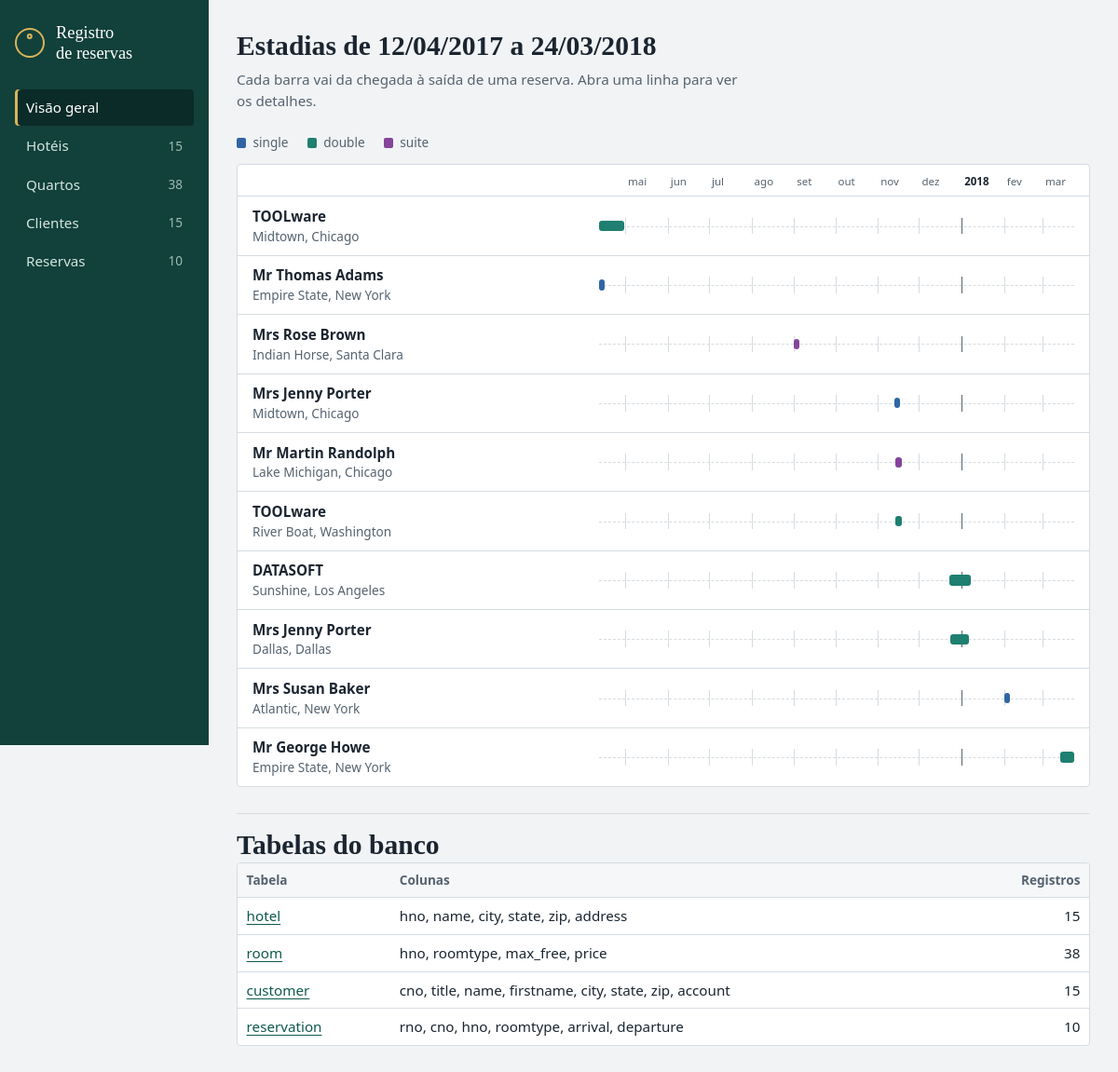
The page / on the database its author committed.
### tables this page shows
CREATE TABLE reservation (
    rno       INTEGER PRIMARY KEY,
    cno       INTEGER NOT NULL,
    hno       INTEGER NOT NULL,
    roomtype  TEXT    NOT NULL,
    arrival   TEXT    NOT NULL,           -- formato ISO: AAAA-MM-DD
    departure TEXT    NOT NULL,
    CHECK (departure > arrival),
    FOREIGN KEY (cno) REFERENCES customer (cno),
    FOREIGN KEY (hno, roomtype) REFERENCES room (hno, roomtype)
);

CREATE TABLE hotel (
    hno     INTEGER PRIMARY KEY,
    name    TEXT NOT NULL,
    city    TEXT NOT NULL,
    state   TEXT NOT NULL,
    zip     TEXT,
    address TEXT
);

### app.py (the view)
@app.route("/")
def index():
    eixo = eixo_do_tempo()
    reservas = posicionar(consultar("SELECT * FROM v_reserva ORDER BY arrival, rno"), eixo)
    colunas = {
        tabela: [c["name"] for c in consultar(f"PRAGMA table_info({tabela})")]
        for _, _, _, tabela in TABELAS
    }
    return render_template("index.html", eixo=eixo, reservas=reservas, colunas=colunas)

### app.py (called while the page is built)
def get_db():
    if "db" not in g:
        g.db = sqlite3.connect(DB_PATH)
        g.db.row_factory = sqlite3.Row  # acesso as colunas pelo nome
    return g.db

@app.teardown_appcontext
def fechar_db(_erro=None):
    db = g.pop("db", None)
    if db is not None:
        db.close()

def consultar(sql, params=(), um=False):
    cursor = get_db().execute(sql, params)
    return cursor.fetchone() if um else cursor.fetchall()

def contar(tabela):
    return consultar(f"SELECT COUNT(*) AS n FROM {tabela}", um=True)["n"]

@app.template_filter("data_br")
def data_br(valor):
    if valor is None:
        return "—"
    if isinstance(valor, str):
        valor = date.fromisoformat(valor)
    return valor.strftime("%d/%m/%Y")

@app.context_processor
def injetar_menu():
    return {
        "tabelas": [
            {"endpoint": ep, "secao": secao, "rotulo": rotulo, "tabela": tabela,
             "total": contar(tabela)}
            for ep, secao, rotulo, tabela in TABELAS
        ]
    }

def posicionar(linhas, eixo):
    saida = []
    for linha in linhas:
        d = dict(linha)
        chegada = date.fromisoformat(d["arrival"])
        saida_dia = date.fromisoformat(d["departure"])
        esq = (chegada - eixo["ini"]).days / eixo["dias"] * 100
        larg = (saida_dia - chegada).days / eixo["dias"] * 100
        d["esq"] = round(esq, 2)
        d["larg"] = round(min(max(larg, 1.2), 100 - esq), 2)
        saida.append(d)
    return saida

### templates/index.html (shortened to what this page needs)
{% extends "base.html" %}
{% import "macros.html" as m %}
{% set secao = "index" %}
{% block conteudo %}
<header class="cabecalho">
    <h1>Estadias de {{ eixo.ini|data_br }} a {{ eixo.fim|data_br }}</h1>
    <p class="sub">Cada barra vai da chegada à saída de uma reserva. Abra uma linha para ver os detalhes.</p>
</header>
{{ m.legenda() }}
<div class="agenda">
    <div class="agenda-eixo">
        {{ m.escala(eixo) }}
    </div>
    {% for r in reservas %}
    <a class="agenda-linha" href="{{ url_for('detalhe_reserva', rno=r.rno) }}">
        <span class="agenda-quem">
            <strong>{{ r.cliente }}</strong>
            <span>{{ r.hotel }}, {{ r.hotel_city }}</span>
        </span>
        {{ m.trilho(r, eixo) }}
    </a>
    {% endfor %}
</div>
<section class="bloco">
    <h1>Tabelas do banco</h1>
    <div class="tabela-rolavel">
        <table>
            <thead>
                <tr><th>Tabela</th><th>Colunas</th><th class="num">Registros</th></tr>
            </thead>
            <tbody>
                {% for t in tabelas %}
                <tr>
                    <td><a href="{{ url_for(t.endpoint) }}">{{ t.tabela }}</a></td>
                    <td class="quebra">{{ colunas[t.tabela]|join(", ") }}</td>
                    <td class="num">{{ t.total }}</td>
                </tr>
                {% endfor %}
            </tbody>
        </table>
    </div>
</section>
{% endblock %}

### templates/base.html (shortened to what this page needs)
<!DOCTYPE html>
<html lang="pt-br">
<head>
    <link rel="stylesheet" href="{{ url_for('static', filename='style.css') }}">
</head>
<body>
<div class="app">
    <aside class="lateral">
        <a class="marca" href="{{ url_for('index') }}">
            <span class="marca-chave" aria-hidden="true"></span>
            <span>Registro<br>de reservas</span>
        </a>
        <nav aria-label="Seções">
            <a href="{{ url_for('index') }}"{% if secao == 'index' %} class="ativo" aria-current="page"{% endif %}>Visão geral</a>
            {% for t in tabelas %}
            <a href="{{ url_for(t.endpoint) }}"{% if secao == t.secao %} class="ativo" aria-current="page"{% endif %}>
                <span>{{ t.rotulo }}</span>
                <span class="contagem">{{ t.total }}</span>
            </a>
            {% endfor %}
        </nav>
    </aside>
    <main class="principal">
        {% block conteudo %}{% endblock %}
    </main>
</div>
</body>
</html>

### templates/macros.html (shortened to what this page needs)
{% macro tipo(roomtype) -%}
<span class="etiqueta" data-tipo="{{ roomtype }}">{{ roomtype }}</span>
{%- endmacro %}
{% macro legenda() -%}
<p class="legenda">
    {{ tipo('single') }}
    {{ tipo('double') }}
    {{ tipo('suite') }}
</p>
{%- endmacro %}
{% macro escala(eixo) -%}
<div class="escala" aria-hidden="true">
    {% for mk in eixo.marcas %}
    <span{% if mk.ano %} class="ano"{% endif %} style="left: {{ mk.pos }}%">{{ mk.rotulo }}</span>
    {% endfor %}
</div>
{%- endmacro %}
{% macro trilho(r, eixo) -%}
<div class="trilho" role="img"
     aria-label="De {{ r.arrival|data_br }} a {{ r.departure|data_br }}, {{ r.noites }} {{ 'noite' if r.noites == 1 else 'noites' }}">
    <span class="barra" data-tipo="{{ r.roomtype }}" style="left: {{ r.esq }}%; width: {{ r.larg }}%"></span>
</div>
{%- endmacro %}

### rows shown on the page
reservation: cliente "TOOLware", hotel "Midtown", hotel_city "Chicago", {{ r.larg }} 5.2 (drawn)
reservation: cliente "Mr Thomas Adams", hotel "Empire State", hotel_city "New York", {{ r.larg }} 1.2 (drawn)
reservation: cliente "Mrs Rose Brown", hotel "Indian Horse", hotel_city "Santa Clara", {{ r.larg }} 1.2 (drawn)
reservation: cliente "Mrs Jenny Porter", hotel "Midtown", hotel_city "Chicago", {{ r.larg }} 1.2 (drawn)
reservation: cliente "Mr Martin Randolph", hotel "Lake Michigan", hotel_city "Chicago", {{ r.larg }} 1.2 (drawn)
reservation: cliente "TOOLware", hotel "River Boat", hotel_city "Washington", {{ r.larg }} 1.2 (drawn)
reservation: cliente "DATASOFT", hotel "Sunshine", hotel_city "Los Angeles", {{ r.larg }} 4.62 (drawn)
reservation: cliente "Mrs Jenny Porter", hotel "Dallas", hotel_city "Dallas", {{ r.larg }} 3.76 (drawn)
reservation: cliente "Mrs Susan Baker", hotel "Atlantic", hotel_city "New York", {{ r.larg }} 1.2 (drawn)
reservation: cliente "Mr George Howe", hotel "Empire State", hotel_city "New York", {{ r.larg }} 2.89 (drawn)

### other values the page prints
{{ t.rotulo }} "Hotéis" "Quartos" "Clientes" "Reservas"
{{ t.total }} "15" "38" "15" "10"
{{ eixo.ini|data_br }} "12/04/2017"
{{ eixo.fim|data_br }} "24/03/2018"
{{ roomtype }} "single double suite"
{{ mk.rotulo }} "mai" "jun" "jul" "ago" "set" "out" "nov" "dez" "2018" "fev" "mar"
{{ t.tabela }} "hotel" "room" "customer" "reservation"
{{ colunas[t.tabela]|join(", ") }} "hno, name, city, state, zip, address" "hno, roomtype, max_free, price" "cno, title, name, firstname, city, state, zip, account" "rno, cno, hno, roomtype, arrival, departure"
